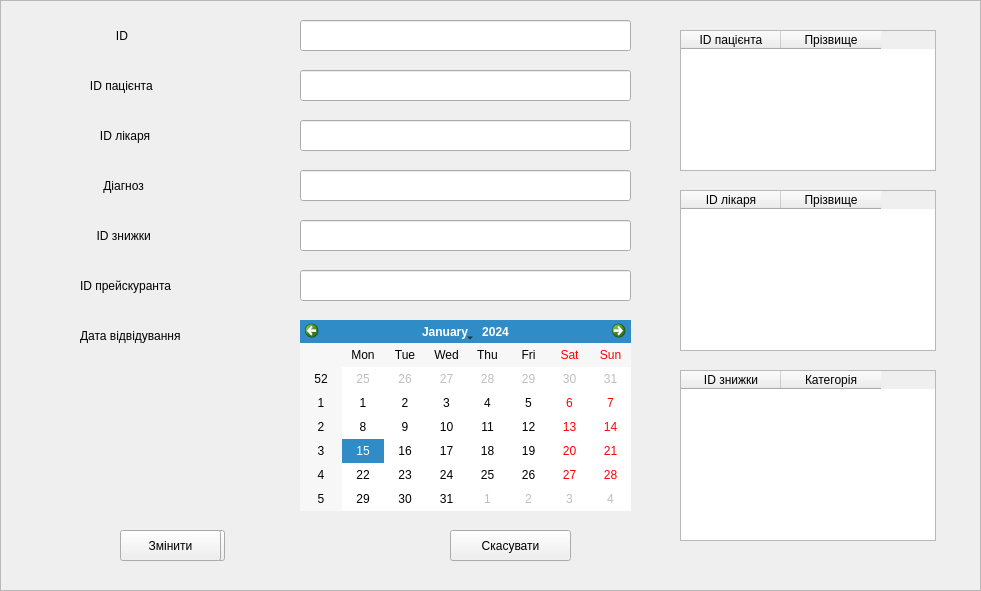
   <widget class="QFrame" name="Edit_visits">
    <property name="geometry">
     <rect>
      <x>-21</x>
      <y>-10</y>
      <width>981</width>
      <height>591</height>
     </rect>
    </property>
    <property name="frameShape">
     <enum>QFrame::StyledPanel</enum>
    </property>
    <property name="frameShadow">
     <enum>QFrame::Raised</enum>
    </property>
    <widget class="QLabel" name="label_36">
     <property name="geometry">
      <rect>
       <x>16</x>
       <y>5</y>
       <width>951</width>
       <height>591</height>
      </rect>
     </property>
     <property name="styleSheet">
      <string notr="true">background-image: url(:/bac_image/cabinet.jpg);</string>
     </property>
     <property name="text">
      <string/>
     </property>
    </widget>
    <widget class="QLineEdit" name="lineEdit_5">
     <property name="geometry">
      <rect>
       <x>300</x>
       <y>20</y>
       <width>331</width>
       <height>31</height>
      </rect>
     </property>
    </widget>
    <widget class="QLineEdit" name="lineEdit_6">
     <property name="geometry">
      <rect>
       <x>300</x>
       <y>70</y>
       <width>331</width>
       <height>31</height>
      </rect>
     </property>
    </widget>
    <widget class="QLineEdit" name="lineEdit_18">
     <property name="geometry">
      <rect>
       <x>300</x>
       <y>120</y>
       <width>331</width>
       <height>31</height>
      </rect>
     </property>
    </widget>
    <widget class="QLineEdit" name="lineEdit_26">
     <property name="geometry">
      <rect>
       <x>300</x>
       <y>170</y>
       <width>331</width>
       <height>31</height>
      </rect>
     </property>
    </widget>
    <widget class="QLineEdit" name="lineEdit_27">
     <property name="geometry">
      <rect>
       <x>300</x>
       <y>220</y>
       <width>331</width>
       <height>31</height>
      </rect>
     </property>
    </widget>
    <widget class="QLineEdit" name="lineEdit_28">
     <property name="geometry">
      <rect>
       <x>300</x>
       <y>270</y>
       <width>331</width>
       <height>31</height>
      </rect>
     </property>
    </widget>
    <widget class="QLabel" name="label_37">
     <property name="geometry">
      <rect>
       <x>86</x>
       <y>20</y>
       <width>191</width>
       <height>31</height>
      </rect>
     </property>
     <property name="styleSheet">
      <string notr="true">background-color: #FFD40D;
border-style: outset; border-width: 3px;
border-radius: 10px; border-color: #FFFF50;
font: bold 14px;
font: 14pt \&quot;Segoe Print\&quot;;</string>
     </property>
     <property name="text">
      <string>         ID</string>
     </property>
    </widget>
    <widget class="QLabel" name="label_38">
     <property name="geometry">
      <rect>
       <x>80</x>
       <y>70</y>
       <width>201</width>
       <height>31</height>
      </rect>
     </property>
     <property name="styleSheet">
      <string notr="true">background-color: #FFD40D;
border-style: outset; border-width: 3px;
border-radius: 10px; border-color: #FFFF50;
font: bold 14px;
font: 14pt \&quot;Segoe Print\&quot;;</string>
     </property>
     <property name="text">
      <string>   ID пацієнта</string>
     </property>
    </widget>
    <widget class="QLabel" name="label_39">
     <property name="geometry">
      <rect>
       <x>80</x>
       <y>120</y>
       <width>201</width>
       <height>31</height>
      </rect>
     </property>
     <property name="styleSheet">
      <string notr="true">background-color: #FFD40D;
border-style: outset; border-width: 3px;
border-radius: 10px; border-color: #FFFF50;
font: bold 14px;
font: 14pt \&quot;Segoe Print\&quot;;</string>
     </property>
     <property name="text">
      <string>      ID лікаря</string>
     </property>
    </widget>
    <widget class="QLabel" name="label_40">
     <property name="geometry">
      <rect>
       <x>80</x>
       <y>320</y>
       <width>201</width>
       <height>31</height>
      </rect>
     </property>
     <property name="styleSheet">
      <string notr="true">background-color: #FFD40D;
border-style: outset; border-width: 3px;
border-radius: 10px; border-color: #FFFF50;
font: bold 14px;
font: 14pt \&quot;Segoe Print\&quot;;</string>
     </property>
     <property name="text">
      <string>Дата відвідування</string>
     </property>
    </widget>
    <widget class="QLabel" name="label_41">
     <property name="geometry">
      <rect>
       <x>80</x>
       <y>170</y>
       <width>201</width>
       <height>31</height>
      </rect>
     </property>
     <property name="styleSheet">
      <string notr="true">background-color: #FFD40D;
border-style: outset; border-width: 3px;
border-radius: 10px; border-color: #FFFF50;
font: bold 14px;
font: 14pt \&quot;Segoe Print\&quot;;</string>
     </property>
     <property name="text">
      <string>       Діагноз</string>
     </property>
    </widget>
    <widget class="QLabel" name="label_42">
     <property name="geometry">
      <rect>
       <x>80</x>
       <y>220</y>
       <width>201</width>
       <height>31</height>
      </rect>
     </property>
     <property name="styleSheet">
      <string notr="true">background-color: #FFD40D;
border-style: outset; border-width: 3px;
border-radius: 10px; border-color: #FFFF50;
font: bold 14px;
font: 14pt \&quot;Segoe Print\&quot;;</string>
     </property>
     <property name="text">
      <string>     ID знижки</string>
     </property>
    </widget>
    <widget class="QLabel" name="label_43">
     <property name="geometry">
      <rect>
       <x>80</x>
       <y>270</y>
       <width>201</width>
       <height>31</height>
      </rect>
     </property>
     <property name="styleSheet">
      <string notr="true">background-color: #FFD40D;
border-style: outset; border-width: 3px;
border-radius: 10px; border-color: #FFFF50;
font: bold 14px;
font: 14pt \&quot;Segoe Print\&quot;;</string>
     </property>
     <property name="text">
      <string>ID прейскуранта</string>
     </property>
    </widget>
    <widget class="QCalendarWidget" name="calendarWidget_2">
     <property name="geometry">
      <rect>
       <x>300</x>
       <y>320</y>
       <width>331</width>
       <height>191</height>
      </rect>
     </property>
    </widget>
    <widget class="QTableWidget" name="tableWidget_4">
     <property name="geometry">
      <rect>
       <x>680</x>
       <y>30</y>
       <width>256</width>
       <height>141</height>
      </rect>
     </property>
     <column>
      <property name="text">
       <string>ID пацієнта</string>
      </property>
     </column>
     <column>
      <property name="text">
       <string>Прізвище</string>
      </property>
     </column>
    </widget>
    <widget class="QTableWidget" name="tableWidget_5">
     <property name="geometry">
      <rect>
       <x>680</x>
       <y>190</y>
       <width>256</width>
       <height>161</height>
      </rect>
     </property>
     <column>
      <property name="text">
       <string>ID лікаря</string>
      </property>
     </column>
     <column>
      <property name="text">
       <string>Прізвище</string>
      </property>
     </column>
    </widget>
    <widget class="QTableWidget" name="tableWidget_6">
     <property name="geometry">
      <rect>
       <x>680</x>
       <y>370</y>
       <width>256</width>
       <height>171</height>
      </rect>
     </property>
     <column>
      <property name="text">
       <string>ID знижки</string>
      </property>
     </column>
     <column>
      <property name="text">
       <string>Категорія</string>
      </property>
     </column>
    </widget>
    <widget class="QPushButton" name="pushButton_35">
     <property name="geometry">
      <rect>
       <x>124</x>
       <y>530</y>
       <width>101</width>
       <height>31</height>
      </rect>
     </property>
     <property name="styleSheet">
      <string notr="true">background-color: #FFD40D;
border-style: outset; border-width: 3px;
border-radius: 10px; border-color: #FFFF50;
font: bold 14px;
font: 14pt \&quot;Segoe Print\&quot;;</string>
     </property>
     <property name="text">
      <string>Додати</string>
     </property>
    </widget>
    <widget class="QPushButton" name="pushButton_36">
     <property name="geometry">
      <rect>
       <x>450</x>
       <y>530</y>
       <width>121</width>
       <height>31</height>
      </rect>
     </property>
     <property name="styleSheet">
      <string notr="true">background-color: #FFD40D;
border-style: outset; border-width: 3px;
border-radius: 10px; border-color: #FFFF50;
font: bold 14px;
font: 14pt \&quot;Segoe Print\&quot;;</string>
     </property>
     <property name="text">
      <string>Скасувати</string>
     </property>
    </widget>
    <widget class="QPushButton" name="pushButton_37">
     <property name="geometry">
      <rect>
       <x>120</x>
       <y>530</y>
       <width>101</width>
       <height>31</height>
      </rect>
     </property>
     <property name="styleSheet">
      <string notr="true">background-color: #FFD40D;
border-style: outset; border-width: 3px;
border-radius: 10px; border-color: #FFFF50;
font: bold 14px;
font: 14pt \&quot;Segoe Print\&quot;;</string>
     </property>
     <property name="text">
      <string>Змінити</string>
     </property>
    </widget>
   </widget>
